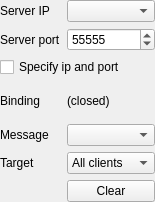
<?xml version="1.0" encoding="UTF-8"?>
<ui version="4.0">
 <class>SAKSocketServerToolUi</class>
 <widget class="QWidget" name="SAKSocketServerToolUi">
  <property name="geometry">
   <rect>
    <x>0</x>
    <y>0</y>
    <width>155</width>
    <height>202</height>
   </rect>
  </property>
  <property name="windowTitle">
   <string notr="true">Form</string>
  </property>
  <layout class="QGridLayout" name="gridLayout">
   <property name="leftMargin">
    <number>0</number>
   </property>
   <property name="topMargin">
    <number>0</number>
   </property>
   <property name="rightMargin">
    <number>0</number>
   </property>
   <property name="bottomMargin">
    <number>0</number>
   </property>
   <item row="0" column="0">
    <widget class="QLabel" name="label">
     <property name="sizePolicy">
      <sizepolicy hsizetype="Fixed" vsizetype="Preferred">
       <horstretch>0</horstretch>
       <verstretch>0</verstretch>
      </sizepolicy>
     </property>
     <property name="text">
      <string>Server IP</string>
     </property>
    </widget>
   </item>
   <item row="0" column="1">
    <widget class="SAKIpComboBox" name="comboBoxServerIp">
     <property name="sizePolicy">
      <sizepolicy hsizetype="Ignored" vsizetype="Fixed">
       <horstretch>0</horstretch>
       <verstretch>0</verstretch>
      </sizepolicy>
     </property>
    </widget>
   </item>
   <item row="1" column="0">
    <widget class="QLabel" name="label_2">
     <property name="sizePolicy">
      <sizepolicy hsizetype="Fixed" vsizetype="Preferred">
       <horstretch>0</horstretch>
       <verstretch>0</verstretch>
      </sizepolicy>
     </property>
     <property name="text">
      <string>Server port</string>
     </property>
    </widget>
   </item>
   <item row="1" column="1">
    <widget class="SAKSpinBox" name="spinBoxServerPort">
     <property name="maximum">
      <number>65535</number>
     </property>
     <property name="value">
      <number>55555</number>
     </property>
    </widget>
   </item>
   <item row="2" column="0" colspan="2">
    <widget class="SAKCheckBox" name="checkBoxSpecifyIpAndPort">
     <property name="text">
      <string>Specify ip and port</string>
     </property>
    </widget>
   </item>
   <item row="3" column="0">
    <widget class="QLabel" name="labelCntext">
     <property name="sizePolicy">
      <sizepolicy hsizetype="Fixed" vsizetype="Preferred">
       <horstretch>0</horstretch>
       <verstretch>0</verstretch>
      </sizepolicy>
     </property>
     <property name="text">
      <string>Binding</string>
     </property>
    </widget>
   </item>
   <item row="3" column="1">
    <widget class="QLabel" name="labelBindingInfo">
     <property name="text">
      <string>(closed)</string>
     </property>
    </widget>
   </item>
   <item row="4" column="0">
    <widget class="QLabel" name="labelMessageType">
     <property name="sizePolicy">
      <sizepolicy hsizetype="Fixed" vsizetype="Preferred">
       <horstretch>0</horstretch>
       <verstretch>0</verstretch>
      </sizepolicy>
     </property>
     <property name="text">
      <string>Message</string>
     </property>
    </widget>
   </item>
   <item row="4" column="1">
    <widget class="sakwebsocketmessagetypecombobox" name="comboBoxMessageType"/>
   </item>
   <item row="5" column="0">
    <widget class="QLabel" name="label_3">
     <property name="sizePolicy">
      <sizepolicy hsizetype="Fixed" vsizetype="Preferred">
       <horstretch>0</horstretch>
       <verstretch>0</verstretch>
      </sizepolicy>
     </property>
     <property name="text">
      <string>Target</string>
     </property>
    </widget>
   </item>
   <item row="5" column="1">
    <widget class="QComboBox" name="comboBoxClientList">
     <item>
      <property name="text">
       <string>All clients</string>
      </property>
     </item>
    </widget>
   </item>
   <item row="6" column="1">
    <widget class="QPushButton" name="pushButtonClear">
     <property name="text">
      <string>Clear</string>
     </property>
    </widget>
   </item>
  </layout>
 </widget>
 <customwidgets>
  <customwidget>
   <class>SAKCheckBox</class>
   <extends>QCheckBox</extends>
   <header location="global">sakcheckbox.h</header>
  </customwidget>
  <customwidget>
   <class>SAKIpComboBox</class>
   <extends>QComboBox</extends>
   <header location="global">sakipcombobox.h</header>
  </customwidget>
  <customwidget>
   <class>sakwebsocketmessagetypecombobox</class>
   <extends>QComboBox</extends>
   <header location="global">sakwebsocketmessagetypecombobox.h</header>
  </customwidget>
  <customwidget>
   <class>SAKSpinBox</class>
   <extends>QSpinBox</extends>
   <header location="global">sakspinbox.h</header>
  </customwidget>
 </customwidgets>
 <resources/>
 <connections/>
</ui>
